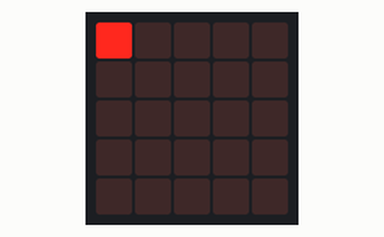
Bench run of a program on a simulated BBC micro:bit (MakeCode). On the bench: the board's 5×5 LED display. At 4.0 s the program stops and its outputs stay as they are.

Above: at 0.01 s.
At 0.41 s:
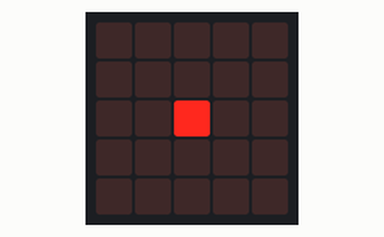
At 1.21 s:
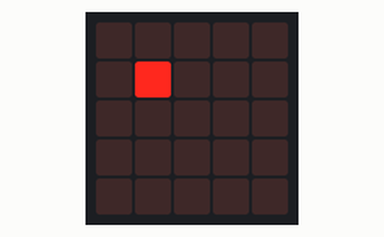
At 1.61 s:
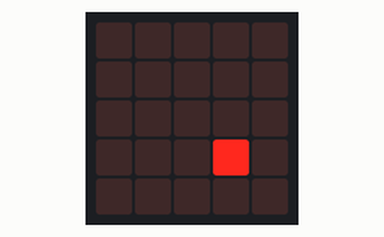
At 3.81 s:
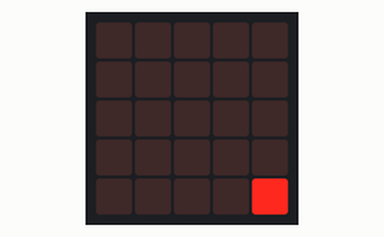

The program:

main.ts
```typescript
for (let index = 0; index < 4; index++) {
    led.plot(0, 0)
    basic.pause(100)
    led.unplot(0, 0)
    basic.pause(100)
    led.plot(1, 1)
    basic.pause(100)
    led.unplot(1, 1)
    basic.pause(100)
    led.plot(2, 2)
    basic.pause(100)
    led.unplot(2, 2)
    basic.pause(100)
    led.plot(3, 3)
    basic.pause(100)
    led.unplot(3, 3)
    basic.pause(100)
    led.plot(4, 4)
    basic.pause(100)
    led.unplot(4, 4)
    basic.pause(100)
}
```

test.ts
```typescript
// ide kerülnek a tesztek; a rendszer ezt nem kompilálja, ha a csomagot bővítményként használják.
```
